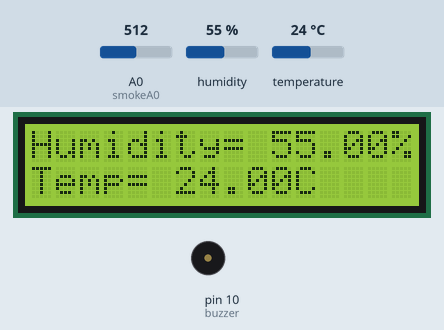
This sketch was run on a simulated Arduino Uno, built with avr-gcc and run on an emulated ATmega328P. Parts: 16×2 character LCD, buzzer (waves = sounding). The inputs (shaded band) are chosen by the test bench; at power-on: temperature 24 °C, A0 (smokeA0) = 512, humidity 55 %.

Above: at 3.2 s.
3.3 s: temperature set to 11 °C
At 9.1 s:
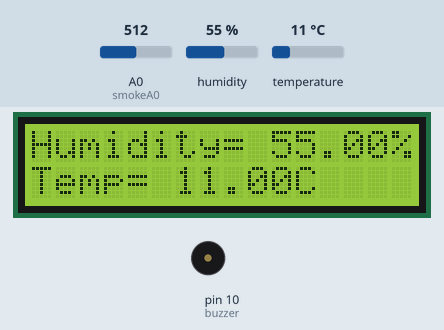
11.8 s: temperature set to 8 °C
At 13.0 s:
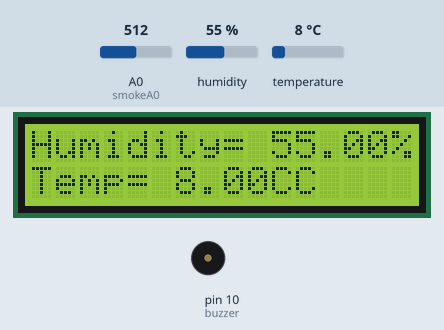
21.9 s: A0 (smokeA0) set to 12
27.9 s: A0 (smokeA0) set to 9
At 29.0 s:
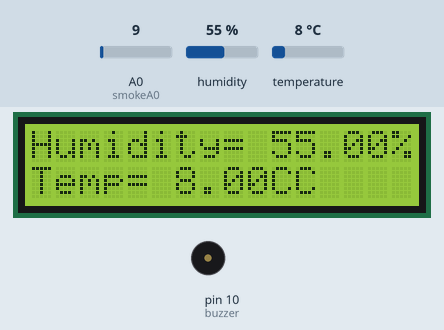
33.9 s: humidity set to 22 %
At 38.6 s:
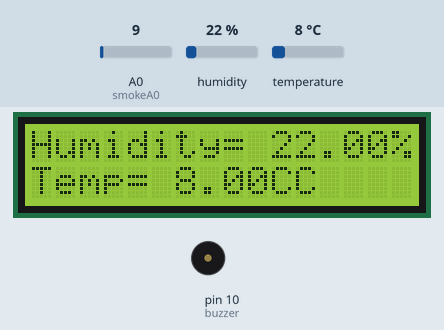
39.9 s: humidity set to 40 %
At 43.7 s:
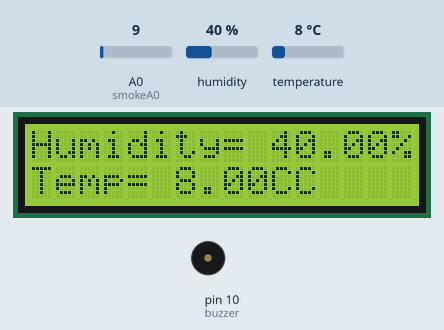
Timing chart, 0 to 45.2 s (numbered marks = the images above; inputs shaded):
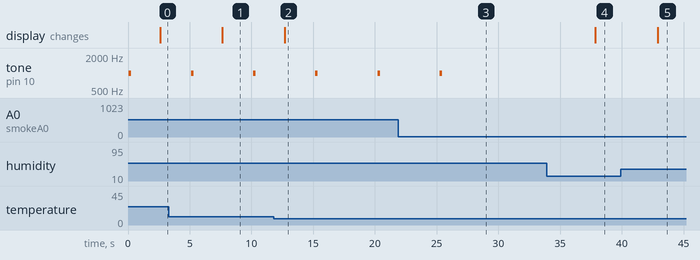

The sketch:

lcd_dht.ino
```cpp
#include <DHT.h>
#include <Wire.h>               // Include I2C bus library
#include <LiquidCrystal_I2C.h>  // Include LCD-I2C bus library
#define DHTPIN 2               //pin connect DHT
#define DHTTYPE DHT11           //if use DHT11 edit to "DHT11"
DHT dht(DHTPIN, DHTTYPE);
LiquidCrystal_I2C lcd(0x27, 16, 2);

int buzzer = 10;
int smokeA0 = A0;
int sensorThres = 10;


void setup()
{
  pinMode(buzzer, OUTPUT);
  pinMode(smokeA0, INPUT);
  dht.begin();
  lcd.init();                  // Start LCD operation
  lcd.backlight();              // Turn on backlight of LCD
  lcd.setCursor(0, 0);          // Set LCD home position
  lcd.print("Humidity=");       // Print Humidity message
  lcd.setCursor(0, 1);          // Set LCD home position of 2nd line
  lcd.print("Temp=");           // Print Temperature message
}
void loop(){
  int analogSensor = analogRead(smokeA0);

 if (analogSensor > sensorThres )
  {
    tone(buzzer, 1000, 200);
  }
  else
  {
    noTone(buzzer);
  }

{
  delay(2500);
  float h = dht.readHumidity();
  float t = dht.readTemperature();
  lcd.setCursor(10, 0);
  lcd.print(h + String("%"));       // Show humidity value in %RH
  lcd.setCursor(6, 1);
  lcd.print(t + String("C"));        // Show temperature value in Celcuis
  delay(2500);
}
}
```

Measured:
- the behaviour switches between 10 and 9 °C on temperature (found by bisection; images 1 and 2)
- after the input at 3.3 s, the display: changes after 4.4 s (image 1)
- after the input at 11.8 s, the display: changes after 0.89 s (image 2)
- after the input at 27.9 s, tone on pin 10 (buzzer): stays silent (without the input it goes to 1000 Hz after 2.4 s)
- after the input at 33.9 s, the display: changes after 4.0 s (image 4)
- after the input at 39.9 s, the display: changes after 3.0 s (image 5)
- by itself, tone on pin 10 (buzzer): alternates 1000 Hz for 0.20 s and silent for 4.8 s
